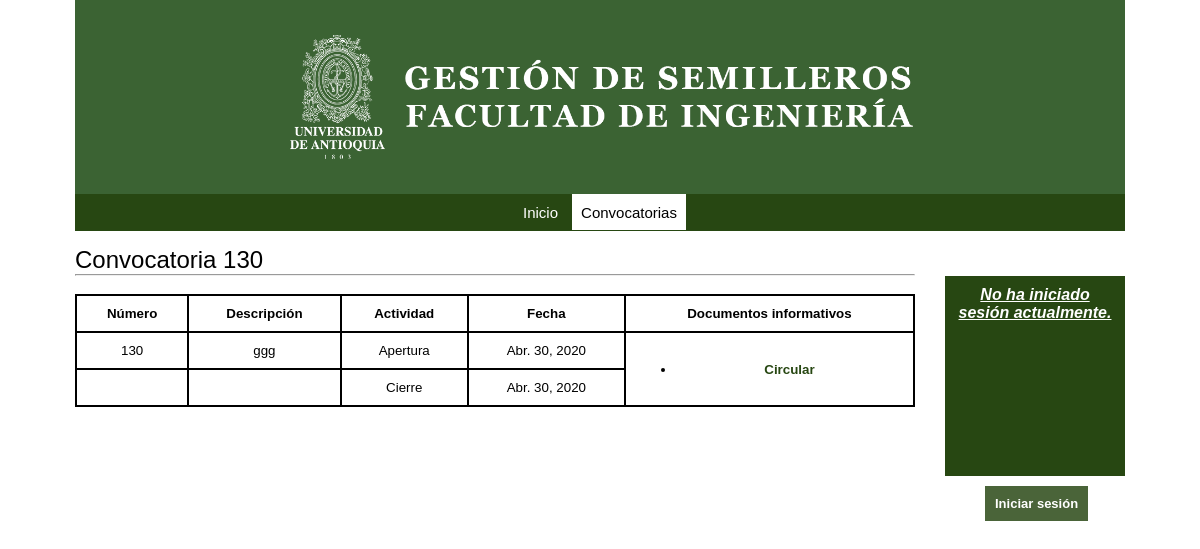
/details/130, run on the app's committed database.
### conv/models.py (models this page shows, shortened)
class Convocatoria(models.Model):
    id = models.AutoField(primary_key=True, verbose_name="Id")
    name = models.CharField(max_length=100, verbose_name="Nombre de la convocatoria", null=True)
    description = models.TextField(max_length=400, verbose_name="Descripción", null=True)
    opened = models.DateField(verbose_name="Fecha de apertura", null=True)
    closed = models.DateField(verbose_name="Fecha de cierre", null=True)
    created = models.DateTimeField(auto_now_add=True, verbose_name="Fecha de creación", null=True)
    updated = models.DateTimeField(auto_now=True, verbose_name="Fecha de edición", null=True)
    class Meta():
        verbose_name = "Convocatoria"
        verbose_name_plural = "Convocatorias"
        ordering = ["closed"]

class Documento(models.Model):
    id = models.AutoField(primary_key=True, verbose_name="Id")
    id_conv = models.ForeignKey(Convocatoria, null=True, blank=True, on_delete=models.CASCADE)
    documento = models.FileField(verbose_name="Documento", null=True)
    description = models.TextField(max_length=400, verbose_name="Descripción", null=True)
    tipo = models.PositiveSmallIntegerField(verbose_name="Tipo", null=True)
    created = models.DateTimeField(auto_now_add=True, verbose_name="Fecha de creación", null=True)
    updated = models.DateTimeField(auto_now=True, verbose_name="Fecha de edición", null=True)
    class Meta():
        verbose_name = "Documento"
        verbose_name_plural = "Documentos"
        ordering = ["id_conv"]

### conv/views.py (the view)
# urls.py: path(r'details/<int:id_item>', views.conv_details, name="details")
def conv_details(request, id_item=None):
    grupos = Grupo.objects.all()
    today = datetime.datetime.now()
    item = Convocatoria.objects.get(id=id_item)
    inf_documents = Documento.objects.filter(id_conv=id_item,tipo=1)
    opc_documents = Documento.objects.filter(id_conv=id_item,tipo=2)
    obl_documents = Documento.objects.filter(id_conv=id_item,tipo=3)
    return render(request, "conv/details.html",{'grupos':grupos,'item':item,'inf_documents':inf_documents,'opc_documents':opc_documents,
        'obl_documents':obl_documents,'today':today,})

### conv/templates/conv/details.html (shortened to what this page needs)
{% extends 'core/base.html' %}
{% load auth_extras %}
{% block cuerpo %}
    <h1>Convocatoria {{item.id}}</h1>
    <hr>
    <br>
    <table>
        <tr>
            <th>Número</th>
            <th>Descripción</th>
            <th>Actividad</th>
            <th>Fecha</th>
            <th>Documentos informativos</th>
        </tr>
        <tr>
            <td>{{item.id}}</td>
            <td>{{item.description}}</td>
            <td>Apertura</td>
            <td>{{item.opened}}</td>
            <td rowspan="2">
              {% for document in inf_documents %}
                <ul>
                    <li><a href="{{document.documento.url}}" download>{{document.description}}</a></li>
                </ul>
              {% endfor %}
            </td>
        </tr>
        <tr>
            <td></td>
            <td></td>
            <td>Cierre</td>
            <td>{{item.closed}}</td>
        </tr>
    </table>
    <br>
    {% load static %}
    <link rel="stylesheet" href="{% static 'conv/css/details_styles.css' %}">
{% endblock %}

### conv/static/conv/css/details_styles.css (style rules this page uses)
h1 { font-family: Verdana, Geneva, Tahoma, sans-serif; font-weight: 500; }
table { border-collapse: collapse; width: 100%; }
table, tr, th, td { text-align: center; border: 2px solid black; font-family: Verdana, Geneva, Tahoma, sans-serif; font-size: 10pt; padding: 10px; }
table a { text-decoration: none; font-weight: bold; color: #274712; }

### core/static/core/css/styles.css (style rules this page uses)
* { margin: 0; }
h1 { font-family: Verdana, Geneva, Tahoma, sans-serif; font-weight: 500; }

### data on the page
Convocatoria: id "130", description "ggg", opened "Abr. 30, 2020", closed "Abr. 30, 2020"
Documento: description "Circular"
